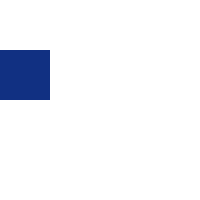
Frame 1 (no input)
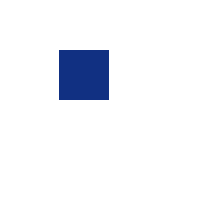
Frame 60 (the mouse pressed at the canvas centre just before this capture)
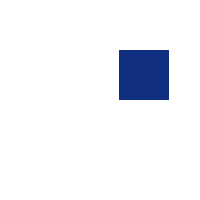
Frame 120 (the mouse held since frame 60 and released just before this capture)

The Processing sketch that drew these frames (run headless with seeded random() and noise(); from frame 60 on, the mouse is pressed at the canvas centre):

// Processing sketch: Lab1_Q3
// ── Lab1_Q3.pde
int i;                     // declare variable
int i2;   
void setup() {             // setup for background containing square
  size(200, 200);          // command to build background window
  noStroke();              // for figure drawn no stroke around it
  fill(17, 48, 130);         // RGB code to colour inside of figure
  i=0;                     // where to start off variables
  i2=200;
}

void draw() {             // command to build
  background(255);         // colour of background
  rect(i, 50, 50, 50);      // figure built @ (x1, y1, width, height)
  if (i++>=349) i=-50;        // when to wrap around
  rect(i2, 50, 50, 50);      
  if (i2++>=349) i2=-50;         
}
